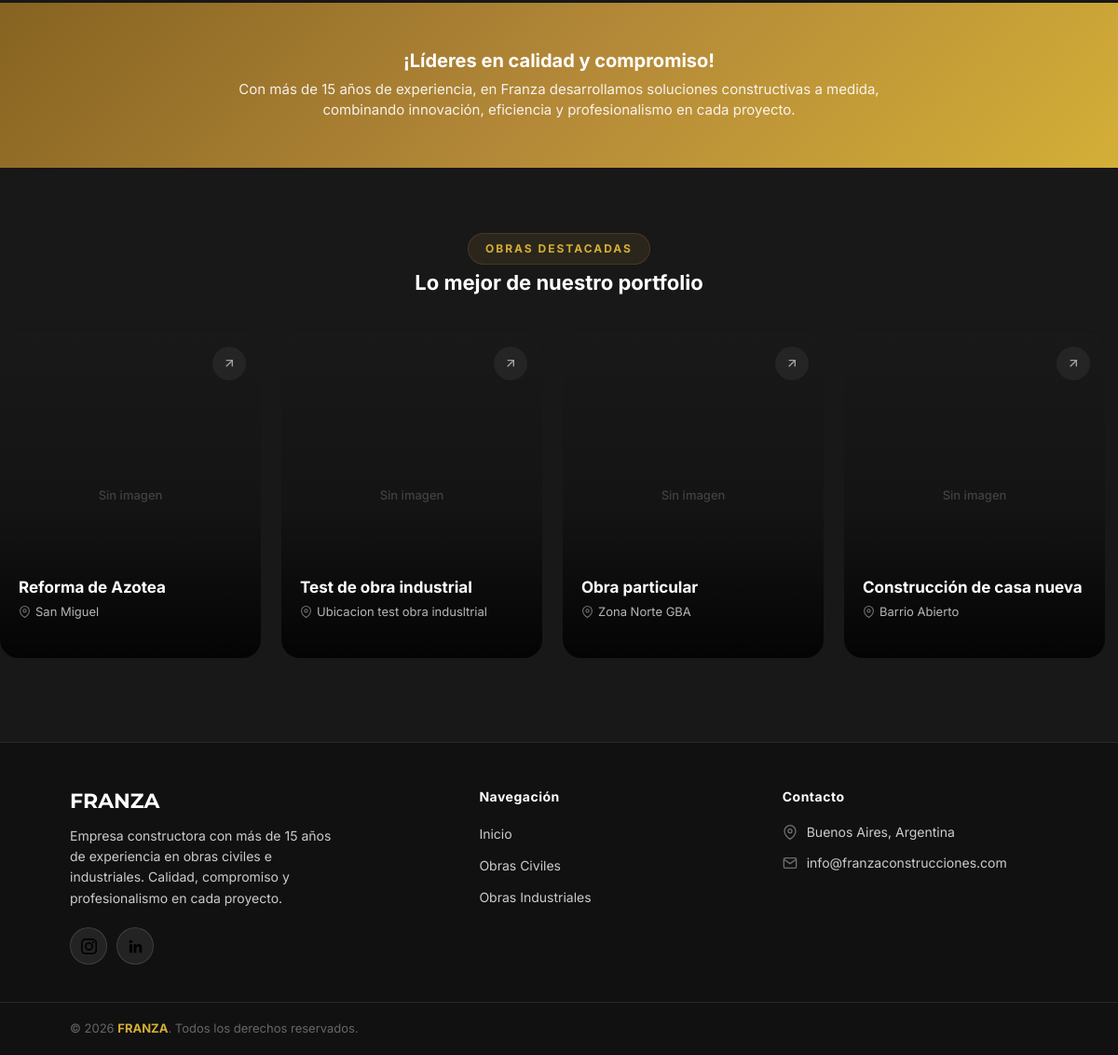
The app's page /sitio/index.php (lower part), older data.
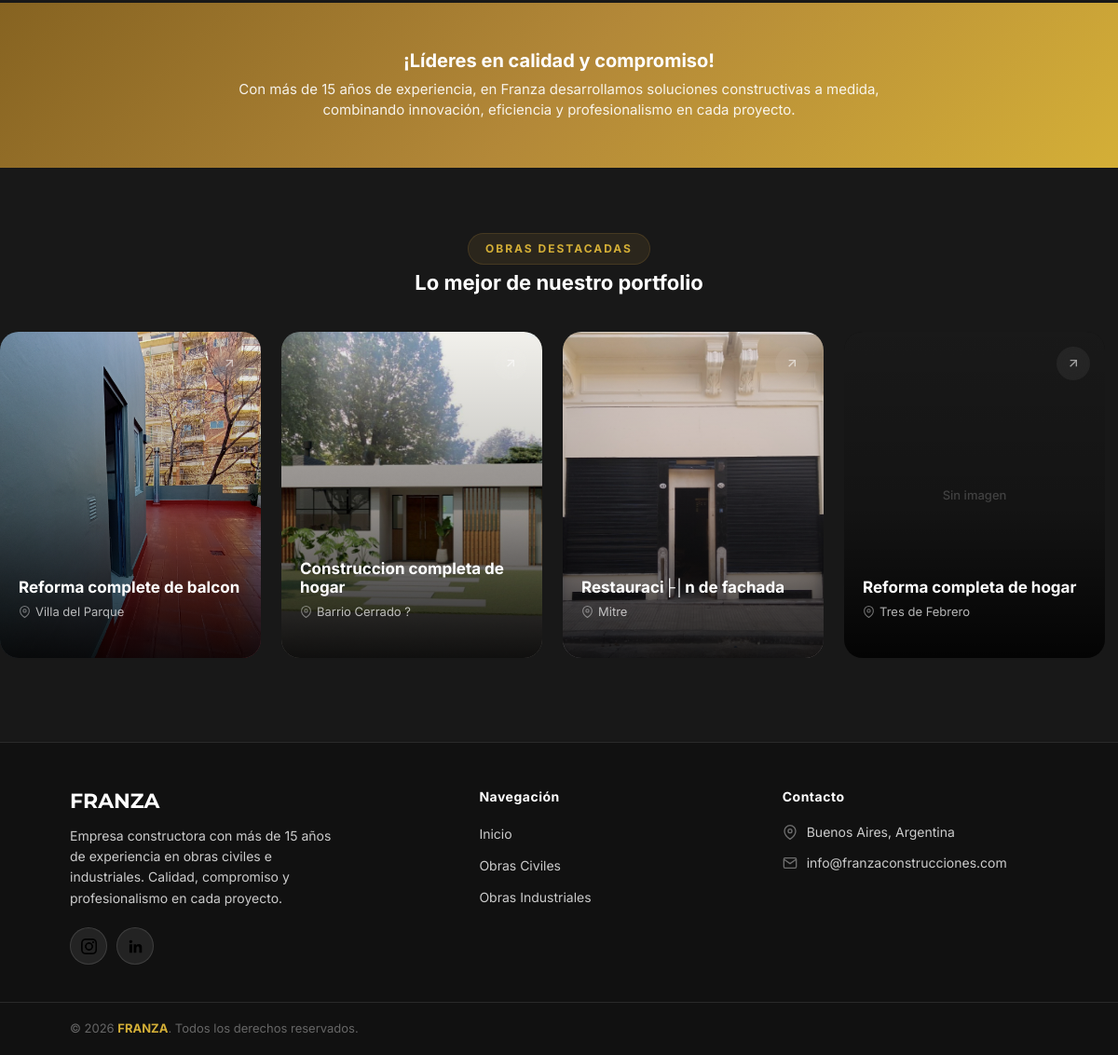
The same page, newer data.
### tables this page shows
CREATE TABLE `obras` (
  `obra_id` int(10) unsigned NOT NULL AUTO_INCREMENT,
  `usuario_fk` int(10) unsigned NOT NULL,
  `carpeta` varchar(100) NOT NULL,
  `titulo` varchar(100) NOT NULL,
  `ubicacion` varchar(100) NOT NULL,
  `explicacion` varchar(500) NOT NULL,
  `tipo` varchar(100) NOT NULL,
  `imagen` varchar(255) NOT NULL,
  PRIMARY KEY (`obra_id`),
  KEY `obras_usuarios_fk_idx` (`usuario_fk`),
  CONSTRAINT `obras_usuarios_fk` FOREIGN KEY (`usuario_fk`) REFERENCES `usuarios` (`usuario_id`) ON DELETE NO ACTION ON UPDATE NO ACTION
);

### sitio/classes/Modelos/Obras.php (called while the page is built, shortened)
<?php
class Obras
{
    public static function GetRandomObra(int $limite = 5): array
    {
        $db = DBConexion::getConexion();
        $stmt = $db->prepare("SELECT * FROM obras ORDER BY RAND() LIMIT ?");
        $stmt->bindValue(1, $limite, PDO::PARAM_INT);
        $stmt->execute();
        return $stmt->fetchAll(PDO::FETCH_ASSOC);
    }
}

### sitio/views/inicio.php (the view, shortened to what this page needs)
<?php
$obrasRandom = Obras::GetRandomObra(6);
?>
<section class="main-section" style="margin-top: 0 !important;">
    <main>
        <section class="corte">
            <div class="containercorte">
                <h3>¡Líderes en calidad y compromiso!</h3>
                <p>Con más de 15 años de experiencia, en Franza desarrollamos soluciones constructivas a medida, combinando innovación, eficiencia y profesionalismo en cada proyecto.</p>
            </div>
        </section>
        <section class="obrasdestacadas">
            <div class="section-header-dest">
                <span class="section-badge">Obras Destacadas</span>
                <h2>Lo mejor de nuestro portfolio</h2>
            </div>
            <div class="obras-scroll">
                <?php foreach($obrasRandom as $obra):
                    $tipoCarpeta = ($obra['tipo'] === 'civil') ? 'obrasciviles' : 'obrasindustriales';
                    $imgFile = $obra['imagen'] ?? '';
                    $imgRelPath = "img/{$tipoCarpeta}/{$obra['carpeta']}/{$imgFile}";
                    $imgAbsPath = __DIR__ . "/../img/{$tipoCarpeta}/{$obra['carpeta']}/{$imgFile}";
                    $tieneImagen = !empty($imgFile) && file_exists($imgAbsPath);
                ?>
                    <a href="index.php?seccion=obra-ver&id=<?= (int)$obra['obra_id'] ?>" class="obra-card-listing obra-card-dest">
                        <div class="obra-card-listing-img">
                            <?php if($tieneImagen): ?>
                                <img src="<?= htmlspecialchars($imgRelPath) ?>" alt="<?= htmlspecialchars($obra['titulo']) ?>">
                            <?php else: ?>
                                <div class="obra-card-no-img">Sin imagen</div>
                            <?php endif; ?>
                        </div>
                        <div class="obra-card-listing-overlay"></div>
                        <div class="obra-card-listing-info">
                            <h3><?= htmlspecialchars($obra['titulo']) ?></h3>
                            <p class="obra-card-listing-ubi">
                                <svg width="13" height="13" viewBox="0 0 24 24" fill="none" stroke="currentColor" stroke-width="2"><path d="M21 10c0 7-9 13-9 13s-9-6-9-13a9 9 0 0118 0z"/><circle cx="12" cy="10" r="3"/></svg>
                                <?= htmlspecialchars($obra['ubicacion']) ?>
                            </p>
                        </div>
                        <div class="obra-card-listing-arrow">
                            <svg width="16" height="16" viewBox="0 0 24 24" fill="none" stroke="currentColor" stroke-width="2"><line x1="7" y1="17" x2="17" y2="7"/><polyline points="7 7 17 7 17 17"/></svg>
                        </div>
                    </a>
                <?php endforeach; ?>
            </div>
        </section>
    </main>
</section>

Row changes from the older to the newer data that the page shows:
removed obras: tipo "Sin imagen", titulo "Reforma de Azotea", ubicacion "San Miguel"
removed obras: tipo "Sin imagen", titulo "Test de obra industrial", ubicacion "Ubicacion test obra indusltrial"
removed obras: tipo "Sin imagen", titulo "Obra particular", ubicacion "Zona Norte GBA"
removed obras: tipo "Sin imagen", titulo "Construcción de casa nueva", ubicacion "Barrio Abierto"
added obras: tipo+carpeta+imagen (picture), titulo "Reforma complete de balcon", ubicacion "Villa del Parque"
added obras: tipo+carpeta+imagen (picture), titulo "Construccion completa de hogar", ubicacion "Barrio Cerrado ?"
added obras: tipo+carpeta+imagen (picture), titulo "Restauraci├│n de fachada", ubicacion "Mitre"
added obras: tipo "Sin imagen", titulo "Reforma completa de hogar", ubicacion "Tres de Febrero"
